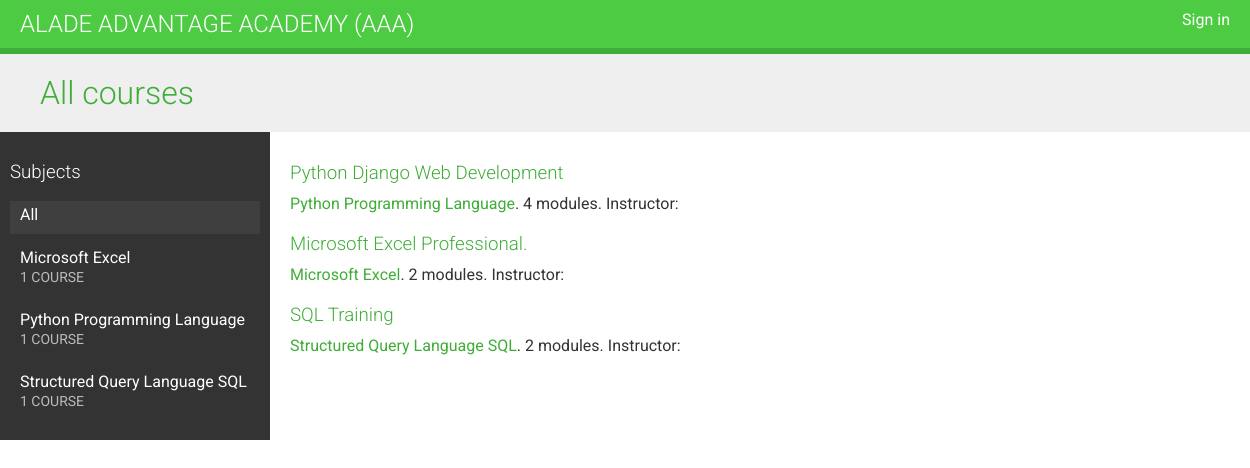
The page / on the database its author committed.
### courses/models.py (models this page shows, shortened)
class Subject(models.Model):
    title = models.CharField(max_length=200)
    slug = models.SlugField(max_length=200, unique=True)
    class Meta:
        ordering = ['title']
    def __str__(self):
        return self.title

class Course(models.Model):
    owner = models.ForeignKey(User,
                              related_name='courses_created',
                              on_delete=models.CASCADE)
    subject = models.ForeignKey(Subject,
                                related_name='courses',
                                on_delete=models.CASCADE)
    title = models.CharField(max_length=200)
    slug = models.SlugField(max_length=200, unique=True)
    overview = models.TextField()
    created = models.DateTimeField(auto_now_add=True)
    students = models.ManyToManyField(User, related_name='courses_joined', blank=True)
    class Meta:
        ordering = ['-created']

### courses/views.py (the view)
# urls.py: path('', CourseListView.as_view(), name='course_list'),
class CourseListView(TemplateResponseMixin, View):
    model = Course
    template_name = 'courses/course/list.html'
    def get(self, request, subject=None):
        subjects = Subject.objects.annotate(total_courses=Count('courses'))
        courses = Course.objects.annotate(total_modules=Count('modules'))
        if subject:
            subject = get_object_or_404(Subject, slug=subject)
            courses = courses.filter(subject=subject)
        return self.render_to_response({'subjects': subjects, 'subject': subject, 'courses': courses})

### courses/templates/courses/course/list.html (shortened to what this page needs)
{% extends "base.html" %}
{% block content %}
  <h1>
    {% if subject %}
      {{ subject.title }} courses
    {% else %}
      <a href="/" class="logo">All courses</a>
    {% endif %}
  </h1>
  <div class="contents">
    <h3>Subjects</h3>
    <ul id="modules">
      <li {% if not subject %}class="selected"{% endif %}>
        <a href="{% url "course_list" %}">All</a>
      </li>
      {% for s in subjects %}
        <li {% if subject == s %}class="selected"{% endif %}>
          <a href="{% url "course_list_subject" s.slug %}">
            {{ s.title }}
            <br>
            <span>{{ s.total_courses }} course{{ s.total_courses|pluralize }}</span>
          </a>
        </li>
      {% endfor %}
    </ul>
  </div>
  <div class="module">
    {% for course in courses %}
      {% with subject=course.subject %}
        <h3>
          <a href="{% url "course_detail" course.slug %}">
            {{ course.title }}
          </a>
        </h3>
        <p>
          <a href="{% url "course_list_subject" subject.slug %}">{{ subject }}</a>.
            {{ course.total_modules }} modules.
            Instructor: {{ course.owner.get_full_name }}
        </p>
      {% endwith %}
    {% endfor %}
  </div>
{% endblock %}

### courses/static/css/base.css (style rules this page uses)
body { margin:0; font-family:'Roboto', sans-serif; font-weight:400; color:#333; }
a { color:#3fad37; text-decoration:none; }
ul { float:left; }
h1, h2, h3, h4, h5, h6 { font-family:'Roboto', sans-serif; font-weight:300; }
h1 { background:#efefef; width:100%; overflow:auto; padding:20px 0 20px 40px; margin:0; }
.module { padding:10px 20px; float:left; width:600px; }
.module h3 { margin:20px 0 0; padding:0; width:100%; }
.module p { margin:10px 0 20px; width:100%; float:left; }
.contents { width:20%; padding:10px; float:left; background:#333; color: #fff; font-family:'Roboto', sans-serif; }
.contents ul { list-style:none; margin:0; padding:0; width:100%; }
.contents ul li { margin:0 0 10px 0; padding:4px 10px 10px; overflow:auto; cursor:move; }
.contents ul li.selected { background:#3f3f3f; }
.contents ul span { text-transform:uppercase; color:#bbb; font-size:14px; }
.contents ul a { display:block; color:#fff; text-decoration:none; }

### rows shown on the page
Subject: title "Microsoft Excel", total_courses "1"
Subject: title "Python Programming Language", total_courses "1"
Subject: title "Structured Query Language SQL", total_courses "1"
Course: title "Python Django Web Development", subject "Python Programming Language", total_modules "4"
Course: title "Microsoft Excel Professional.", subject "Microsoft Excel", total_modules "2"
Course: title "SQL Training", subject "Structured Query Language SQL", total_modules "2"
